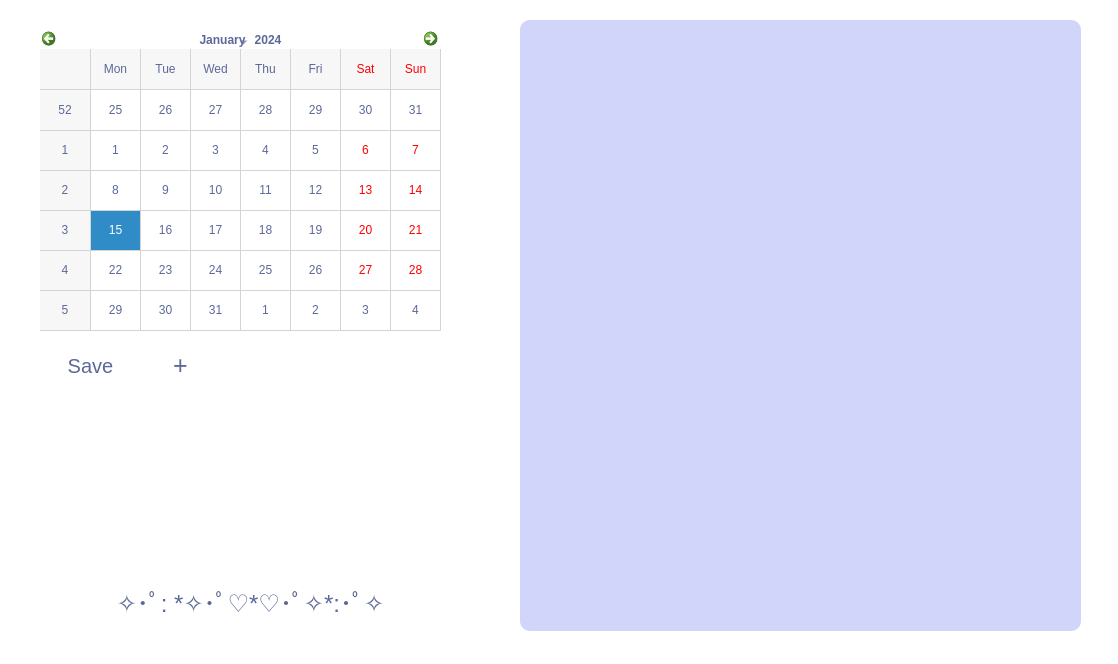
<?xml version="1.0" encoding="UTF-8"?>
<ui version="4.0">
 <class>Form</class>
 <widget class="QWidget" name="Form">
  <property name="geometry">
   <rect>
    <x>0</x>
    <y>0</y>
    <width>1118</width>
    <height>664</height>
   </rect>
  </property>
  <property name="windowTitle">
   <string>Form</string>
  </property>
  <property name="styleSheet">
   <string notr="true">background-color: white;
border-radius:10px;

opacity: 0.3;</string>
  </property>
  <widget class="QCalendarWidget" name="calendarWidget">
   <property name="geometry">
    <rect>
     <x>40</x>
     <y>30</y>
     <width>401</width>
     <height>301</height>
    </rect>
   </property>
   <property name="palette">
    <palette>
     <active>
      <colorrole role="WindowText">
       <brush brushstyle="SolidPattern">
        <color alpha="255">
         <red>92</red>
         <green>104</green>
         <blue>152</blue>
        </color>
       </brush>
      </colorrole>
      <colorrole role="Button">
       <brush brushstyle="SolidPattern">
        <color alpha="255">
         <red>255</red>
         <green>255</green>
         <blue>255</blue>
        </color>
       </brush>
      </colorrole>
      <colorrole role="Text">
       <brush brushstyle="SolidPattern">
        <color alpha="255">
         <red>92</red>
         <green>104</green>
         <blue>152</blue>
        </color>
       </brush>
      </colorrole>
      <colorrole role="ButtonText">
       <brush brushstyle="SolidPattern">
        <color alpha="255">
         <red>92</red>
         <green>104</green>
         <blue>152</blue>
        </color>
       </brush>
      </colorrole>
      <colorrole role="Base">
       <brush brushstyle="SolidPattern">
        <color alpha="255">
         <red>255</red>
         <green>255</green>
         <blue>255</blue>
        </color>
       </brush>
      </colorrole>
      <colorrole role="Window">
       <brush brushstyle="SolidPattern">
        <color alpha="255">
         <red>255</red>
         <green>255</green>
         <blue>255</blue>
        </color>
       </brush>
      </colorrole>
      <colorrole role="PlaceholderText">
       <brush brushstyle="NoBrush">
        <color alpha="128">
         <red>92</red>
         <green>104</green>
         <blue>152</blue>
        </color>
       </brush>
      </colorrole>
     </active>
     <inactive>
      <colorrole role="WindowText">
       <brush brushstyle="SolidPattern">
        <color alpha="255">
         <red>92</red>
         <green>104</green>
         <blue>152</blue>
        </color>
       </brush>
      </colorrole>
      <colorrole role="Button">
       <brush brushstyle="SolidPattern">
        <color alpha="255">
         <red>255</red>
         <green>255</green>
         <blue>255</blue>
        </color>
       </brush>
      </colorrole>
      <colorrole role="Text">
       <brush brushstyle="SolidPattern">
        <color alpha="255">
         <red>92</red>
         <green>104</green>
         <blue>152</blue>
        </color>
       </brush>
      </colorrole>
      <colorrole role="ButtonText">
       <brush brushstyle="SolidPattern">
        <color alpha="255">
         <red>92</red>
         <green>104</green>
         <blue>152</blue>
        </color>
       </brush>
      </colorrole>
      <colorrole role="Base">
       <brush brushstyle="SolidPattern">
        <color alpha="255">
         <red>255</red>
         <green>255</green>
         <blue>255</blue>
        </color>
       </brush>
      </colorrole>
      <colorrole role="Window">
       <brush brushstyle="SolidPattern">
        <color alpha="255">
         <red>255</red>
         <green>255</green>
         <blue>255</blue>
        </color>
       </brush>
      </colorrole>
      <colorrole role="PlaceholderText">
       <brush brushstyle="NoBrush">
        <color alpha="128">
         <red>92</red>
         <green>104</green>
         <blue>152</blue>
        </color>
       </brush>
      </colorrole>
     </inactive>
     <disabled>
      <colorrole role="WindowText">
       <brush brushstyle="SolidPattern">
        <color alpha="255">
         <red>92</red>
         <green>104</green>
         <blue>152</blue>
        </color>
       </brush>
      </colorrole>
      <colorrole role="Button">
       <brush brushstyle="SolidPattern">
        <color alpha="255">
         <red>255</red>
         <green>255</green>
         <blue>255</blue>
        </color>
       </brush>
      </colorrole>
      <colorrole role="Text">
       <brush brushstyle="SolidPattern">
        <color alpha="255">
         <red>92</red>
         <green>104</green>
         <blue>152</blue>
        </color>
       </brush>
      </colorrole>
      <colorrole role="ButtonText">
       <brush brushstyle="SolidPattern">
        <color alpha="255">
         <red>92</red>
         <green>104</green>
         <blue>152</blue>
        </color>
       </brush>
      </colorrole>
      <colorrole role="Base">
       <brush brushstyle="SolidPattern">
        <color alpha="255">
         <red>255</red>
         <green>255</green>
         <blue>255</blue>
        </color>
       </brush>
      </colorrole>
      <colorrole role="Window">
       <brush brushstyle="SolidPattern">
        <color alpha="255">
         <red>255</red>
         <green>255</green>
         <blue>255</blue>
        </color>
       </brush>
      </colorrole>
      <colorrole role="PlaceholderText">
       <brush brushstyle="NoBrush">
        <color alpha="128">
         <red>92</red>
         <green>104</green>
         <blue>152</blue>
        </color>
       </brush>
      </colorrole>
     </disabled>
    </palette>
   </property>
   <property name="mouseTracking">
    <bool>false</bool>
   </property>
   <property name="autoFillBackground">
    <bool>false</bool>
   </property>
   <property name="styleSheet">
    <string notr="true">font: 75 9pt &quot;DejaVu Serif Condensed&quot;;
border-radius: 10px;
backround-color: white;
color:#5c6898;

</string>
   </property>
   <property name="gridVisible">
    <bool>true</bool>
   </property>
  </widget>
  <widget class="QListWidget" name="listWidget">
   <property name="geometry">
    <rect>
     <x>520</x>
     <y>20</y>
     <width>561</width>
     <height>611</height>
    </rect>
   </property>
   <property name="styleSheet">
    <string notr="true">font: 75 12pt &quot;DejaVu Serif Condensed&quot;;
border-radius: 10px;

background-color: #d1d5fa;
color: #5c6898;

border-color: white;

padding: 15px;</string>
   </property>
  </widget>
  <widget class="QPushButton" name="saveButton">
   <property name="geometry">
    <rect>
     <x>40</x>
     <y>350</y>
     <width>101</width>
     <height>31</height>
    </rect>
   </property>
   <property name="styleSheet">
    <string notr="true">QPushButton{
font: 75 9pt &quot;DejaVu Serif Condensed&quot;;
border-radius: 10px;

background-color: white;
color:#5c6898;
font:20px;
}

QPushButton:hover{
background-color: #d1d5fa;
color:rgb(62, 70, 102)}
</string>
   </property>
   <property name="text">
    <string>Save</string>
   </property>
  </widget>
  <widget class="QPushButton" name="addButton">
   <property name="geometry">
    <rect>
     <x>160</x>
     <y>350</y>
     <width>41</width>
     <height>31</height>
    </rect>
   </property>
   <property name="styleSheet">
    <string notr="true">QPushButton{
font: 75 9pt &quot;DejaVu Serif Condensed&quot;;
border-radius: 10px;

background-color: white;
color:#5c6898;
font:25px;
}

QPushButton:hover{
background-color: #d1d5fa;
color:rgb(62, 70, 102)}</string>
   </property>
   <property name="text">
    <string>+</string>
   </property>
  </widget>
  <widget class="QLineEdit" name="lineEdit">
   <property name="geometry">
    <rect>
     <x>50</x>
     <y>430</y>
     <width>441</width>
     <height>41</height>
    </rect>
   </property>
   <property name="styleSheet">
    <string notr="true">font: 75 9pt &quot;DejaVu Serif Condensed&quot;;
border-radius: 10px;
border-style:solid;
border: 2px #5c6898;
background-color: white;
color:#5c6898;
font:20px;</string>
   </property>
  </widget>
  <widget class="QTextEdit" name="textEdit">
   <property name="geometry">
    <rect>
     <x>60</x>
     <y>580</y>
     <width>381</width>
     <height>87</height>
    </rect>
   </property>
   <property name="html">
    <string>&lt;!DOCTYPE HTML PUBLIC &quot;-//W3C//DTD HTML 4.0//EN&quot; &quot;http://www.w3.org/TR/REC-html40/strict.dtd&quot;&gt;
&lt;html&gt;&lt;head&gt;&lt;meta name=&quot;qrichtext&quot; content=&quot;1&quot; /&gt;&lt;style type=&quot;text/css&quot;&gt;
p, li { white-space: pre-wrap; }
&lt;/style&gt;&lt;/head&gt;&lt;body style=&quot; font-family:'MS Shell Dlg 2'; font-size:7.8pt; font-weight:400; font-style:normal;&quot;&gt;
&lt;p align=&quot;center&quot; style=&quot; margin-top:0px; margin-bottom:0px; margin-left:0px; margin-right:0px; -qt-block-indent:0; text-indent:0px;&quot;&gt;&lt;span style=&quot; font-size:18pt; color:#5c6898;&quot;&gt;✧･ﾟ: *✧･ﾟ♡*♡･ﾟ✧*:･ﾟ✧&lt;/span&gt;&lt;/p&gt;&lt;/body&gt;&lt;/html&gt;</string>
   </property>
  </widget>
 </widget>
 <resources/>
 <connections/>
</ui>
